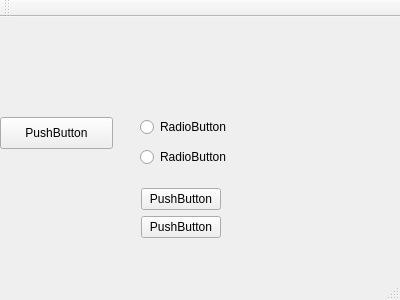
<?xml version="1.0" encoding="UTF-8"?>
<ui version="4.0">
 <class>ntiss</class>
 <widget class="QMainWindow" name="ntiss">
  <property name="geometry">
   <rect>
    <x>0</x>
    <y>0</y>
    <width>400</width>
    <height>300</height>
   </rect>
  </property>
  <property name="windowTitle">
   <string>ntiss</string>
  </property>
  <widget class="QWidget" name="centralWidget">
   <widget class="QPushButton" name="pushButton">
    <property name="geometry">
     <rect>
      <x>0</x>
      <y>100</y>
      <width>113</width>
      <height>32</height>
     </rect>
    </property>
    <property name="text">
     <string>PushButton</string>
    </property>
   </widget>
   <widget class="QRadioButton" name="radioButton">
    <property name="geometry">
     <rect>
      <x>140</x>
      <y>100</y>
      <width>100</width>
      <height>20</height>
     </rect>
    </property>
    <property name="text">
     <string>RadioButton</string>
    </property>
   </widget>
   <widget class="QRadioButton" name="radioButton_2">
    <property name="geometry">
     <rect>
      <x>140</x>
      <y>130</y>
      <width>100</width>
      <height>20</height>
     </rect>
    </property>
    <property name="text">
     <string>RadioButton</string>
    </property>
   </widget>
   <widget class="QLabel" name="label">
    <property name="geometry">
     <rect>
      <x>50</x>
      <y>270</y>
      <width>60</width>
      <height>16</height>
     </rect>
    </property>
    <property name="text">
     <string>status</string>
    </property>
   </widget>
   <widget class="QPushButton" name="pushButton_5">
    <property name="geometry">
     <rect>
      <x>0</x>
      <y>270</y>
      <width>113</width>
      <height>32</height>
     </rect>
    </property>
    <property name="text">
     <string>PushButton</string>
    </property>
   </widget>
   <widget class="QPushButton" name="pushButton_6">
    <property name="geometry">
     <rect>
      <x>20</x>
      <y>270</y>
      <width>113</width>
      <height>32</height>
     </rect>
    </property>
    <property name="text">
     <string>PushButton</string>
    </property>
    <property name="autoDefault">
     <bool>true</bool>
    </property>
    <property name="flat">
     <bool>false</bool>
    </property>
   </widget>
   <widget class="QWidget" name="">
    <property name="geometry">
     <rect>
      <x>130</x>
      <y>160</y>
      <width>111</width>
      <height>90</height>
     </rect>
    </property>
    <layout class="QFormLayout" name="formLayout">
     <item row="1" column="0">
      <widget class="QPushButton" name="pushButton_3">
       <property name="text">
        <string>PushButton</string>
       </property>
      </widget>
     </item>
     <item row="2" column="0">
      <widget class="QPushButton" name="pushButton_4">
       <property name="text">
        <string>PushButton</string>
       </property>
      </widget>
     </item>
    </layout>
   </widget>
  </widget>
  <widget class="QToolBar" name="mainToolBar">
   <attribute name="toolBarArea">
    <enum>TopToolBarArea</enum>
   </attribute>
   <attribute name="toolBarBreak">
    <bool>false</bool>
   </attribute>
  </widget>
  <widget class="QStatusBar" name="statusBar"/>
 </widget>
 <layoutdefault spacing="6" margin="11"/>
 <resources/>
 <connections/>
</ui>
